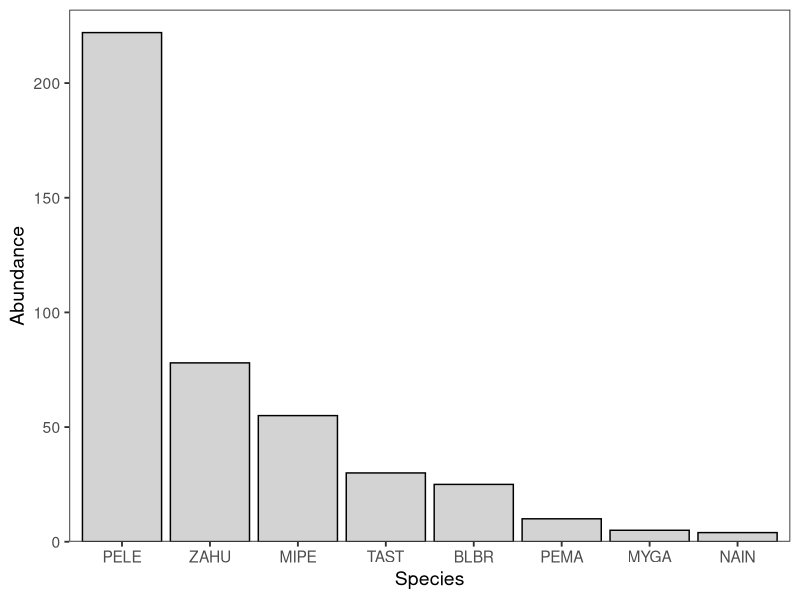
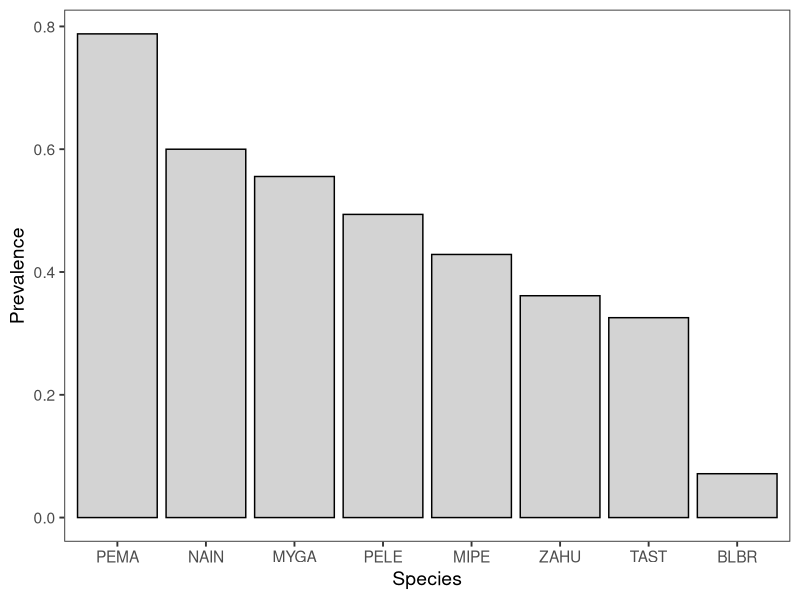
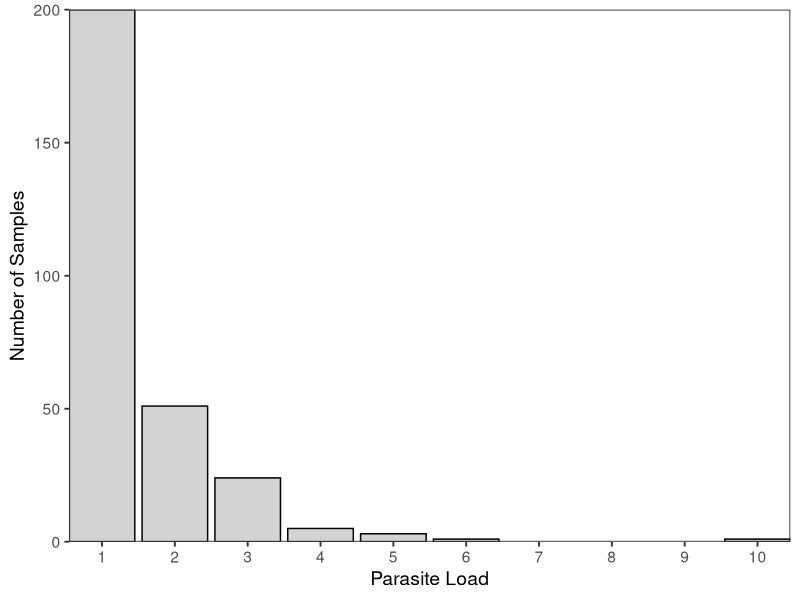
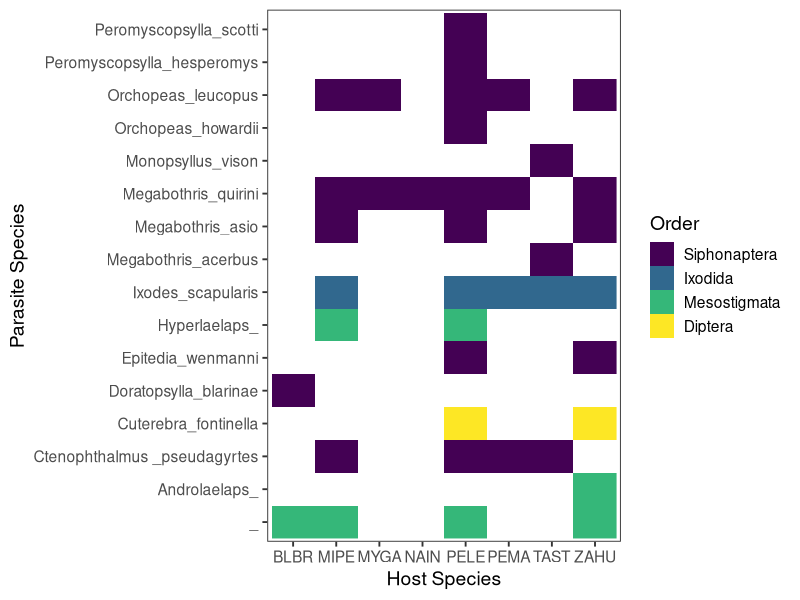
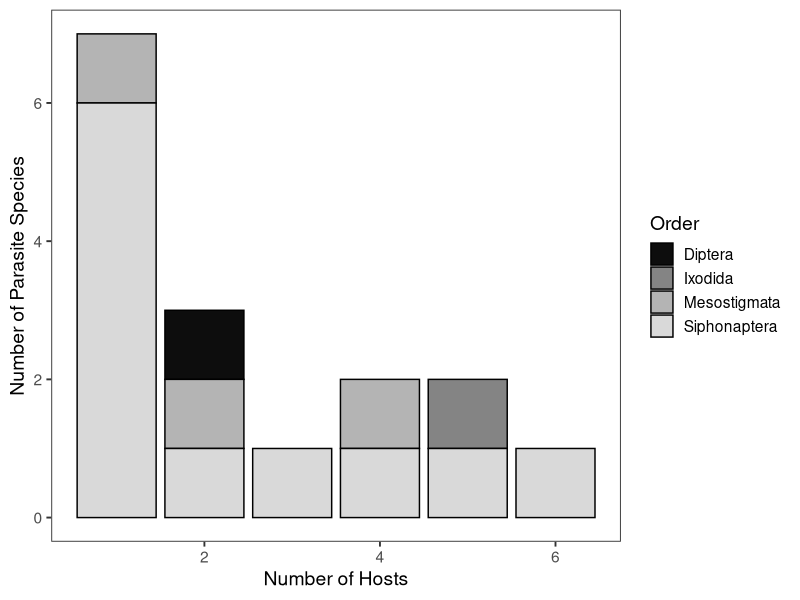

The R script that drew these images, in order:
###################################################
# Building multi-scale MSOM to test links between #
# ectoparasite life history and relative          #
# importance of covariates, host specificity      #
# Ch. 3 of dissertation                           #
# Spring 2021                                     #
###################################################

# Setup --------------------------------------------
# Load packages
library(tidyverse)
library(viridis)
library(abind)

# Load data
mamm.raw <- read.csv("MammRawData.csv")
ecto.raw <- read.csv("EctosAll.csv")
veg.raw <- read.csv("VegRawData.csv")

# Set seed
set.seed(15)

# Clean data ------------------------
# Mammals
mamm.2020 <- mamm.raw %>%
  mutate(Date = as.Date(Date, format = "%d/%m/%Y")) %>%
  filter(Date > as.Date("2020-01-01")) %>%
  select(Site:Day, Tag, Abbrev:Mass, Ecto) %>%
  filter(Tag != "") %>%
  filter(!Abbrev %in% c("", "PE??", "SOCI")) %>%
  rename("SampleNo." = Ecto)

# Ectos 
ecto.clean <- ecto.raw %>%
  filter(Other != "Springtail?") %>%
  .[!(.$Order == "Ixodida" & .$Species == ""),]

# Veg
veg.2020 <- veg.raw %>%
  mutate(Date = as.Date(Date, format = "%d/%m/%Y")) %>%
  filter(Date > as.Date("2020-01-01"))

# Merge datasets and adjust day by sampling period --------------------
breaks <- c(as.Date("2020-05-25"), as.Date("2020-06-17"),
            as.Date("2020-07-12"), as.Date("2020-08-08"))

mamm.ecto <- mamm.2020 %>%
  left_join(., ecto.clean, by = "SampleNo.") %>%
  mutate(trap.sesh = cut(as.Date(Date, format = "%Y-%m-%d"), breaks, 
                         labels = as.character(1:3))) %>%
  mutate(Day = case_when(trap.sesh == "2" ~ as.character(Day+3),
                         trap.sesh == "3" ~ as.character(Day+6),
                         TRUE ~ as.character(Day))) %>%
  mutate(Day = as.numeric(Day))

# Mammal summary stats and early tables/figures ------------------
# Number of mammal species
length(unique(mamm.ecto$Abbrev))

# Individuals per mammal species
mamm.abund <- mamm.2020 %>%
  distinct_at(.vars = vars(Site, Abbrev, Tag), .keep_all = T) %>%
  group_by(Abbrev) %>%
  summarise(Count = n()) 

# Create rank-abundance figure
mamm.abund$Abbrev <- reorder(mamm.abund$Abbrev, -mamm.abund$Count)

ggplot(data = mamm.abund, aes(x = Abbrev, y = Count))+
  geom_col(fill = "light gray", color = "black")+
  scale_y_continuous(expand = c(0,0), 
                     limits = c(0, max(mamm.abund$Count+10)))+
  labs(x = "Species", y = "Abundance")+
  theme_bw(base_size = 14)+
  theme(panel.grid = element_blank())

# ggsave("MammAbund.jpeg")

# Parasite summary and tables/figures -----------------------
# Number of ectoparasite orders
length(unique(ecto.clean$Order))

# Number of ecto families
length(unique(ecto.clean$Family))

# Number of ecto species
nrow(unique(ecto.clean[c("Order", "Genus", "Species")]))

# Abundance per order
mamm.ecto %>%
  filter(is.na(Order) == F & Order != "") %>%
  group_by(Order) %>%
  summarise(Count = n()) 
# So many fleas

# table <- mamm.ecto %>%
#   filter(is.na(Order) == F & Order != "") %>%
#   group_by(Order, Genus, Species) %>%
#   summarise(Count = n())

# Prevalence by host species
mamm.prev <- mamm.ecto %>%
  group_by(Abbrev) %>%
  summarise(Prevalence = 
              length(Order[Order != "" & is.na(Order) == F])/
              length(Order)) 

mamm.prev$Abbrev <- reorder(mamm.prev$Abbrev, 
                            -mamm.prev$Prevalence)

ggplot(data = mamm.prev, aes(x = Abbrev, y = Prevalence))+
  geom_col(color = "black", fill = "lightgray")+
  labs(x = "Species")+
  theme_bw(base_size = 14)+
  theme(panel.grid = element_blank())

# ggsave(filename = "MammPrev.jpeg")

# Avg. load per capture event per species
mamm.load <- mamm.ecto %>%
  group_by(Abbrev, SampleNo.) %>%
  filter(SampleNo. != "") %>%
  summarise(ecto = n())

ggplot(data = mamm.load, aes(x = ecto))+
  geom_bar(color = "black", fill = "lightgray")+
  labs(x = "Parasite Load", y = "Number of Samples")+
  scale_x_continuous(expand = c(0,0), breaks = seq(0,10,1))+
  scale_y_continuous(expand = c(0,0), limits = c(0, 200))+
  theme_bw(base_size = 14)+
  theme(panel.grid = element_blank())

# ggsave("EctoLoad.jpeg")

# Raster of parasite specs present on host specs
mamm.raster <- mamm.ecto %>%
  filter(SampleNo. != "") %>%
  select(Abbrev, Order, Family, Genus, Species) %>%
  group_by(Abbrev) %>%
  distinct() %>% 
  filter(Order != "" & is.na(Order)==F) %>%
  unite(ecto, Genus, Species) %>%
  mutate(Occ = 1)

ggplot(mamm.raster, aes(x = Abbrev, y = ecto))+
  geom_raster(aes(fill = Order))+
  scale_fill_viridis_d(limits = c("Siphonaptera", "Ixodida",
                                  "Mesostigmata", "Diptera"))+
  labs(x = "Host Species", y = "Parasite Species")+
  theme_bw(base_size = 14)+
  theme(panel.grid = element_blank())

# ggsave("ectosraster.jpeg", height = 4, width = 8.5,
#        units = "in")

# Hosts per ecto species
n.host <- mamm.ecto %>%
  filter(SampleNo. != "") %>%
  select(Abbrev, Order, Genus, Species) %>%
  distinct() %>% 
  filter(Order != "" & is.na(Order)==F) %>%
  unite(ecto, Genus, Species) %>%
  group_by(Order, ecto) %>%
  summarise(hosts = n())

ggplot(data = n.host, aes(x = hosts, fill = Order))+
  geom_bar(color = "black")+
  scale_fill_manual(values = gray.colors(n = 4, end = 0.85,
                                         start = 0.05))+
  labs(x = "Number of Hosts", y = "Number of Parasite Species")+
  theme_bw(base_size = 14)+
  theme(panel.grid = element_blank())

# ggsave("NumOfHosts.jpeg")

# Prepping data for MSOM ----------------------------
# Clean data
mecto.clean <- mamm.ecto %>%
  filter(!(SampleNo. != "" & is.na(Species) == T))

# Select columns and add occupancy column
mecto.smol <- mecto.clean %>%
  select(Tag, Site, Day, Genus, Species) %>%
  unite(col = "Ecto", Genus, Species, sep = "_", na.rm = T) %>%
  mutate(Ecto = case_when(Ecto == "_" ~ NA_character_,
                          Ecto == "" ~ NA_character_,
                          TRUE ~ Ecto)) %>%
  mutate(Occ = case_when(is.na(Ecto) == T ~ 0, TRUE ~ 1))

# Expand trap days
mecto.days <- mecto.smol %>%
  group_by(Tag) %>%
  pivot_wider(names_from = Day, values_from = Occ, values_fn = sum) %>%
  select(Tag, Site, Ecto, `1`, `2`, `3`, `4`, `5`, `6`, `7`, `8`, `9`) %>%
  mutate_at(.vars = '4':'12', .funs = function(x) case_when(x > 1 ~ 1,
                                                            x == 1 ~ 1,
                                                            x == 0 ~ 0))

# Shift non-0 values left to convert to capture no.
caplist <- list()
for(i in 1:nrow(mecto.days)){
  x <- mecto.days[i,4:12]
  y <- c(x[!is.na(x)], x[is.na(x)])
  y <- data.frame(as.list(y))
  colnames(y) <- 1:9

  z <- cbind(mecto.days[i,1:3], y)
  caplist[[i]] <- z
}

mecto.caps <- do.call("rbind", caplist)
mecto.caps <- mecto.caps[,-c(9:12)]
